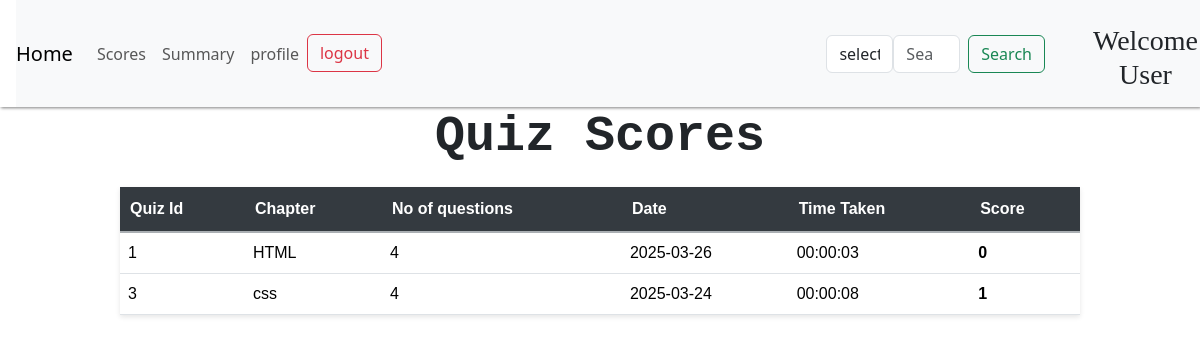
/user_scores (signed in), run on an earlier commit of the app's database.
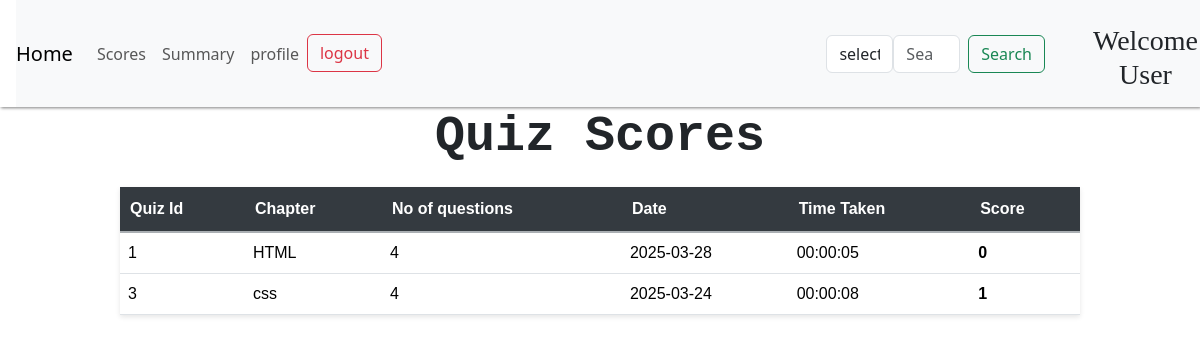
And on a later commit of the database.
### models.py (models this page shows)
class Chapter(db.Model):
    id =db.Column(db.Integer, primary_key=True, autoincrement=True)
    subject_id=db.Column(db.Integer, db.ForeignKey('subject.id', name='FK_chapter_subject_id'), nullable=False)
    name=db.Column(db.String(50), nullable=False)
    description=db.Column(db.String(100), nullable=True)
    quizs=db.relationship('Quiz', backref='chapter', lazy=True)

class Scores(db.Model):
    id=db.Column(db.Integer, primary_key=True, autoincrement=True)
    quiz_id = db.Column(db.Integer,db.ForeignKey('quiz.id', name='FK_scores_quiz_id'), nullable=False)
    user_id= db.Column(db.Integer,db.ForeignKey('user.id', name='FK_scores_user_id'), nullable=False)
    date_of_attempt= db.Column(db.Date, nullable=False)
    time_taken= db.Column(db.Time, nullable=False)
    total_scored= db.Column(db.Integer, nullable=False)

### routes.py (the view)
@app.route('/user_scores')
def user_scores ():
    user_id= session.get('user_id')
    scores = Scores.query.filter_by(user_id = user_id).all()
    if not scores:
        flash("No score record found for this quiz")
        return "No score record found for this quiz", 403
    quiz_scores=[]
    for score in scores:
        quiz = Quiz.query.get(score.quiz_id)
        chapter = Chapter.query.get(quiz.chapter_id)
        chapter_name = chapter.name if chapter else "unknown chapter"
        no_of_questions = Question.query.filter_by(quiz_id=quiz.id).count()
        quiz_scores.append((quiz.id, chapter_name, no_of_questions, score.date_of_attempt, score.time_taken, score.total_scored))
    return render_template('user_scores.html', quiz_scores=quiz_scores)

### templates/user_scores.html (shortened to what this page needs)
<!DOCTYPE html>
<html lang="en">
<head>
    <link rel="stylesheet" href="{{ url_for('static', filename= 'style_index.css') }}">
    <link href="https://cdn.jsdelivr.net/npm/bootstrap@5.3.2/dist/css/bootstrap.min.css" rel="stylesheet">
    <link rel="stylesheet" href="https://cdnjs.cloudflare.com/ajax/libs/aos/2.3.4/aos.css">
    <link rel="stylesheet" href="https://cdnjs.cloudflare.com/ajax/libs/font-awesome/6.7.2/css/all.min.css">
    <link href="https://cdn.jsdelivr.net/npm/bootstrap@5.3.3/dist/css/bootstrap.min.css" rel="stylesheet">
</head>
<body>
       <div class="usernav" style="box-shadow: 1px 1px 3px grey;">
       <nav class="navbar navbar-expand-lg navbar-light bg-light" style="margin-left: 1rem;">
        <a class="navbar-brand" href="/user_dashboard">Home</a>
        <div class="collapse navbar-collapse" id="navbarSupportedContent">
          <ul class="navbar-nav mr-auto">
            <li class="nav-item">
              <a class="nav-link" href="{{ url_for('user_scores') }}">Scores</a>
            </li>
            <li class="nav-item">
              <a class="nav-link " href="{{ url_for('user_summary') }}">Summary</a>
            </li>
            <li class="nav-item">
                <a href="{{ url_for('profile') }}" class="nav-link">profile</a>
            </li>
            <li class="nav-item">
                <a href="/login" class="btn btn-outline-danger">logout</a>
            </li>
          </ul>
          <form method="GET" action="/user_dashboard"  class="form-inline my-2 my-lg-0" style="display: flex; margin-left:40%">
            <select class="form-control mr-sm-2" type="search" style="margin-left: 0rem;" name="search_type">
              <option value="" disable selected>select</option>
            </select>
            <input class="form-control mr-sm-2" type="search" placeholder="Search" aria-label="Search" name="query" value="{{ query or '' }}">
            <button class="btn btn-outline-success my-2 my-sm-0" type="submit" style="margin-left: 0.5rem; margin-right:1rem;">Search</button>
          </form>
          <div>
            <h3  class="wel" id="wel" style="margin-right:2px;">Welcome User</h3>
          </div>
        </div>
      </nav>
      </div>
      <h1 style="text-align:center; font-family: 'Courier New', Courier, monospace; font-weight:bold; font-size:50px" >Quiz Scores</h1>
      {% if not quiz_scores %}
      <h2 style="color: red;">No Scores available</h2>
      {% else %}
      <div class="userdash">
        <table class="table table-style table-hover">
            <thead class="thead-dark" style="justify-content: space-around;">
                <tr>
                    <th>Quiz Id</th>
                    <th>Chapter</th>
                    <th>No of questions</th>
                    <th>Date</th>
                    <th>Time Taken</th>
                    <th>Score</th>
                </tr>
            </thead>
            <tbody>
                {% for quiz_id,chapter_name, no_of_questions,quiz_date,time_taken,total_scored in quiz_scores %}
                    <tr>
                        <td>{{ quiz_id }}</td>
                        <td>{{ chapter_name }}</td>
                        <td>{{ no_of_questions if no_of_questions or 'N/A' }}</td>
                        <td>{{ quiz_date.strftime('%Y-%m-%d') }}</td>
                        <td>{{ time_taken }}</td>
                        <td class="fw-bold">{{ total_scored }}</td>
                    </tr>
                {% endfor %}
            </tbody>
        </table>
      </div>
      {% endif %}
</body>
</html>

### static/style_index.css (style rules this page uses)
body,html { height: 100%; margin: 0%; padding: 0%; background: none !important; }
.form-control { background-color: whitesmoke; }
#wel.wel { position: relative; text-align: center; font-family:poppins; padding-top:1rem; margin-left:2rem; }
.userdash table { position: relative; width: 80%; margin: 20px auto; margin-left: 10%; margin-right: 10%; justify-content: space-around; border-collapse:collapse ; box-shadow: 0px 2px 5px rgba(0, 0, 0, 0.1); font-family: sans-serif; }
.table thead.thead-dark th { background-color: #343a40; color: #ffffff; padding: 10px; text-align: left; border-bottom: 2px solid #aaafb3; }
.userdash .table th { padding: 10px; text-align: left; border-bottom: 1px solid #dee2e6; }

What changed in the data, as far as the page shows it:
changed through a linked row, Chapter "HTML": strftime "2025-03-26" → "2025-03-28"; time_taken "00:00:03" → "00:00:05"
